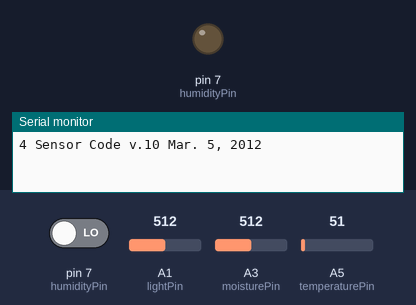
Recording of a sketch running on a simulated Arduino Uno, built with avr-gcc and run on an emulated ATmega328P. Shown: output pins drawn as LEDs (lit = HIGH), the last lines printed to the serial monitor. The test bench sets the inputs (shaded band); at power-on: pin 7 (humidityPin) LOW, A1 (lightPin) = 512, A3 (moisturePin) = 512, A5 (temperaturePin) = 51.

Above: at 0.1 s.
At 3.2 s:
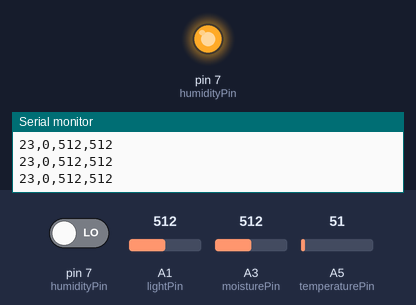
3.3 s: pin 7 (humidityPin) driven HIGH
5.0 s: pin 7 (humidityPin) driven LOW
Timing chart, 0 to 8.0 s (numbered marks = the images above; inputs shaded):
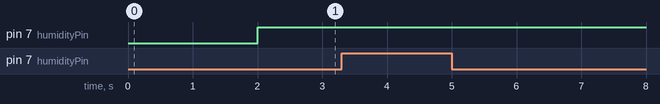

The sketch:

PIC_humidity_temperature_light_moisture_csv.ino
```cpp
//This code exports raw data (no calclutaions performed) via Serial.
//We use this stream in Processing to provide real-time graphing of the data as part of a demo.

//For the sensor circuits we used the MAKE Garduino tutorial by Luke Iseman:
//http://makeprojects.com/Project/Garduino-Geek-Gardening/62/1#.T9qApmhg9-c


//Sensor pins
int humidityPin = 7;  //  Humirel HS1101 sensor + 220 Ohm resistor
int temperaturePin = 5; // LM35DZ Temperature sensor
int lightPin = 1; // Photocell + 10k Ohm resistor
int moisturePin = 3; //Two galvanized nails + 10k Ohm resistor
int ledPin = 13;

//Sensor variables
int temperatureVal = 0;
int humidityVal = 0;
int lightVal = 0;
int moistureVal = 0;

//Constants, etc.
float voltage = 4.80;
const float Vsupply= 1024.0;
int waitTime = 0;
int loopTime = 200;

void setup()                    // run once, when the sketch starts
{
   Serial.begin(9600);
   Serial.println("4 Sensor Code v.10 Mar. 5, 2012");
   delay(2000);
}

void loop()                     // run over and over again
{
    readTemp();
    delay(waitTime);
    readHumidity();
    delay(waitTime);
    readLight();
    delay(waitTime);
    readMoisture();
    Serial.println();

  digitalWrite(ledPin, HIGH);
  delay(300);
  digitalWrite(ledPin, LOW);

  delay(loopTime);

}

float readHumidity() {
  float Vout = ( RCtime(humidityPin) );
  float relativeHumidity = (Vout/Vsupply)*100.0;
  int humidity = (int) relativeHumidity;
  //Serial.print("Humidity: ");
  Serial.print(humidity);
  //  Serial.write(37);
  Serial.print(",");

}

long RCtime(int sensPin) {
   long result = 0;
   pinMode(sensPin, OUTPUT);       // make pin OUTPUT
   digitalWrite(sensPin, HIGH);    // make pin HIGH to discharge capacitor - study the schematic
   delay(1);                       // wait a  ms to make sure cap is discharged

   pinMode(sensPin, INPUT);        // turn pin into an input and time till pin goes low
   digitalWrite(sensPin, LOW);     // turn pullups off - or it won't work
   while(digitalRead(sensPin)){    // wait for pin to go low
      result++;
   }
   return result;                   // report results
}

int readTemp() {
  temperatureVal = analogRead(temperaturePin); //read temeprature sensor
//  Serial.print(temperatureVal);
//  Serial.write(9); //tab
  temperatureVal = (voltage * temperatureVal * 100.0) / 1024.0; //calculate temperature in Celsius
//  Serial.write(9); //tab
//Serial.print("Temp: ");
  Serial.print(temperatureVal);
//  Serial.write(186);
  Serial.print(",");
}

int readLight() {
  lightVal = analogRead(lightPin); //read photocell
//  lightVal = map(lightVal, 0, 1023, 0, 100); //convert value to %
//  Serial.write(9); //tab
  //Serial.print("Light: ");
  Serial.print(lightVal); //send value over serial
//  Serial.write(37);
  Serial.print(",");
}

int readMoisture() {
 moistureVal = analogRead(moisturePin); //read moisture sensor
// moistureVal = map(moistureVal, 0, 1023, 0, 100); //convert value to %
// Serial.write(9); //tab
 //Serial.print("Moisture: ");
 Serial.print(moistureVal);
// Serial.write(37);
// Serial.print(",");
}
```
